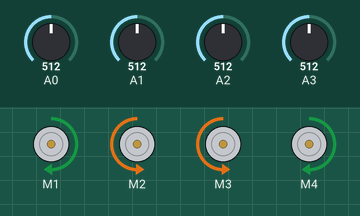
The sketch below on a simulated Arduino Uno, built with avr-gcc and run on an emulated ATmega328P. Parts: 4 × DC motor (green arrow = forward, orange = backward, longer = faster). The test bench sets the inputs (shaded band); at power-on: A0 = 512, A3 = 512, A1 = 512, A2 = 512. What the sketch prints to the serial monitor is not drawn.

Above: at 1.2 s.
1.3 s: A0 set to 546
At 2.3 s:
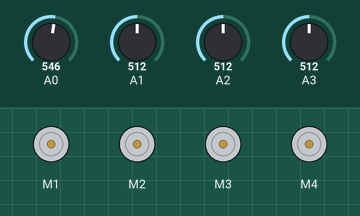
4.3 s: A3 set to 716
7.3 s: A1 set to 306
10.3 s: A2 set to 306
13.3 s: A1 set to 110
Timing chart, 0 to 16.3 s (numbered marks = the images above; inputs shaded):
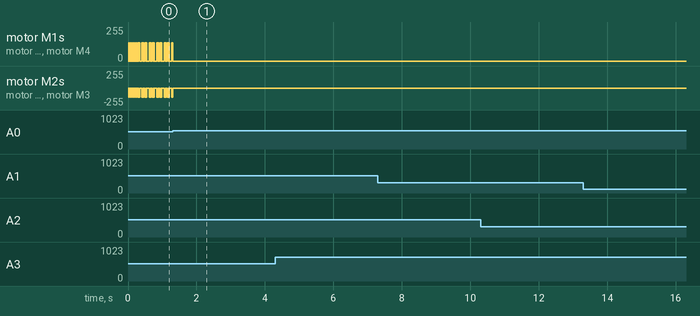

The sketch:

object-avoidance.ino
```cpp
#include <string.h>
#include <Wire.h>
#include <Adafruit_MotorShield.h>

Adafruit_MotorShield AFMS = Adafruit_MotorShield();

Adafruit_DCMotor *myMotor1 = AFMS.getMotor(1);
Adafruit_DCMotor *myMotor2 = AFMS.getMotor(2);
Adafruit_DCMotor *myMotor3 = AFMS.getMotor(3);
Adafruit_DCMotor *myMotor4 = AFMS.getMotor(4);


int sideLeftArr[5];
int midLeftArr[5];
int sideRightArr[5];
int midRightArr[5];

int sensorIndex = 0;

int sideRightAvg = 0;
int midRightAvg = 0;
int midLeftAvg = 0;
int sideLeftAvg = 0;

const int baseSpeed = 50;

double angle[4] = {0.7854, 0.2618, -0.2618, -0.7854};

void setup() {
  Serial.begin(9600);
  AFMS.begin();

  setSpeedAllMotors(0.2*baseSpeed);
  setMotorsForward();
  activateMotors();
}

void loop() {
  int sideRightVal = exp(8.5841-log(analogRead(A0)));
  int midRightVal = exp(8.5841-log(analogRead(A3)));
  int midLeftVal = exp(8.5841-log(analogRead(A1)));
  int sideLeftVal = exp(8.5841-log(analogRead(A2)));

  sideRightArr[sensorIndex] = sideRightVal;
  midRightArr[sensorIndex] = midRightVal;
  midLeftArr[sensorIndex] = midLeftVal;
  sideLeftArr[sensorIndex] = sideLeftVal;
  sensorIndex = (sensorIndex+1)%5;

  //right side sensor sliding window array
  sideRightAvg = slidingWindow(sideRightArr, midRightAvg, midRightVal);

  //middle right sensor sliding window array
  midRightAvg = slidingWindow(midRightArr, midRightAvg, midRightVal);

  //middle left sensor sliding window array
  midLeftAvg = slidingWindow(midLeftArr, midLeftAvg, midLeftVal);

  //left side sensor sliding window array
  sideLeftAvg = slidingWindow(sideLeftArr, sideLeftAvg, sideLeftVal);


  float distArray[] = {sideRightAvg, midRightAvg, midLeftAvg, sideLeftAvg};


  setMotorsForward();


  //Serial.println(distArray[0]);
  //Serial.println(distArray[1]);
  //Serial.println(distArray[2]);
  //Serial.println(distArray[3]);

  // START AP LITE

  float v, vx, vy, r, F, kMid, kSide, Fx, Fy, delta_vx, delta_vy,
    theta, thetaNew, delta, w, FR, STEP, mass, alpha;
  int power_left, power_right, RANGE, MAX_SPEED;
  RANGE = 60;          // Reactive distance to an obstacle
  MAX_SPEED = 70;      // Maximum power supply to motors
  STEP = 1;            // Step size of the robot
  mass = 1;            // Mass of the robot
  kMid = 7;            // Hooke's law constant for inner sensors
  kSide = 5;           // Hooke's law constant for outer sensors
  FR = 0.5;            // Friction
  alpha = 1;           // Decides the amount to turn
  Fx = 100;            // Attractive goal force in x direction
  Fy = 0;              // Robot does not move in y direction
  v = 0.7 * MAX_SPEED; // Initial value is 70%
  vx = FR * v;         // Velocity drops with friction
  vy = 0;               // Robot does not move in y direction


  for (int i = 0; i < 4; i++) {
    if (distArray[i] > 5) { // Filter out lower readings
      r = RANGE - distArray[i];
      if (r < 0) {
        r = 0;
      } // end if
      theta = angle[i];

      if (i == 1 || i == 2) {
        F = kMid * r; // Compute force from the middle sensors
      } else {
        F = kSide * r; // Compute force from the outer sensor
      }
      Fx = Fx - (F * cos(theta)); // Repulsive x component
      //Serial.println(Fx);
      Fy = Fy - (F * sin(theta)); // Repulsive y component
      //Serial.println(Fy);
    } // end if
  } // end for

  delta_vx = STEP * Fx / mass; // Change in velocity in x direction
  delta_vy = STEP * Fy / mass; // Change in velocity in y direction
  vx += delta_vx; // Velocity in x direction
  vy += delta_vy; // Velocity in y direction
  v = sqrt(vx*vx + vy*vy); // Current velocity
  delta = atan2(delta_vy, delta_vx); // Direction of change in velocity
  setSpeedAllMotors(v); // Reset current velocity
  //Serial.println(v);

  w = turnFunction(delta); // Angle of the robot turn
  thetaNew = atan2(vy, vx); // Robot moves in first or second quadrant
  Serial.println(thetaNew);
  if ((-PI/2.0 <= thetaNew) && (thetaNew <= PI/2.0)) {
    power_right = (int) (v + v * alpha * w); // Power to right Motor
    power_left = (int) (v - v * alpha * w); // Power to left Motor

    // Proportionally cap the motor power
    if (power_right > MAX_SPEED || power_left > MAX_SPEED) {
      if (power_right >= power_left) {
        power_left = MAX_SPEED * (power_left / power_right);
        power_right = MAX_SPEED;
      } else {
        power_right = MAX_SPEED * (power_right / power_left);
        power_left = MAX_SPEED;
      } // end if
    } // end if
  } // end if


    if (power_right >= 0) {
      setSpeedRightMotors(power_right);
    } // end if
    if (power_left >= 0) {
      setSpeedLeftMotors(power_left);
    }  // end if

  // END AP LITE
}


float turnFunction(float angle) {
  float angle_radians = angle;
  angle = angle_radians;

  if ((PI/2.0 < angle) && (angle <= PI)) {
    angle_radians = PI - angle;
  } else if ((-PI < angle) && (angle < -PI/2.0)) {
    angle_radians = -PI - angle;
  } // end if

  return angle_radians;
}


void setMotorsForward() {
  myMotor1->run(FORWARD);
  myMotor2->run(BACKWARD);
  myMotor3->run(BACKWARD);
  myMotor4->run(FORWARD);
}

void setMotorsBackward() {
  myMotor1->run(BACKWARD);
  myMotor2->run(FORWARD);
  myMotor3->run(FORWARD);
  myMotor4->run(BACKWARD);
}

void activateMotors() {
  myMotor1->run(RELEASE);
  myMotor2->run(RELEASE);
  myMotor3->run(RELEASE);
  myMotor4->run(RELEASE);
}

void setSpeedAllMotors(float speed) {
  myMotor1->setSpeed(speed);
  myMotor2->setSpeed(speed);
  myMotor3->setSpeed(speed);
  myMotor4->setSpeed(speed);
}

// Right and left might be backwards
void setSpeedRightMotors(float speed) {
  myMotor2->setSpeed(speed);
  myMotor3->setSpeed(speed);
}

// Right and left might be backwards
void setSpeedLeftMotors(float speed) {
  myMotor1->setSpeed(speed);
  myMotor4->setSpeed(speed);
}

void getCurrentSpeed() {
  return 0;
}

double slidingWindow(int arr[], int avg, int val){
  avg = 0;
  for(int i = 0; i<5; i++){
    if(arr[i]>120){
      arr[i]=120;
    }
    avg += arr[i];
    if(arr[i]==0){
      avg += val;
    }
  }
  avg/=5;
  return avg;
}
```

Measured:
- the behaviour switches between 534 and 535 on A0 (found by bisection; images 0 and 1)
- after the input at 1.3 s, motor M1–4: goes on until 1.3 s, then stays stopped
- by itself, motor M1, motor M4: alternates forward 137/255 for 0.02 s and stopped for 0.02 s
- by itself, motor M2, motor M3: alternates backward 137/255 for 0.02 s and stopped for 0.02 s
